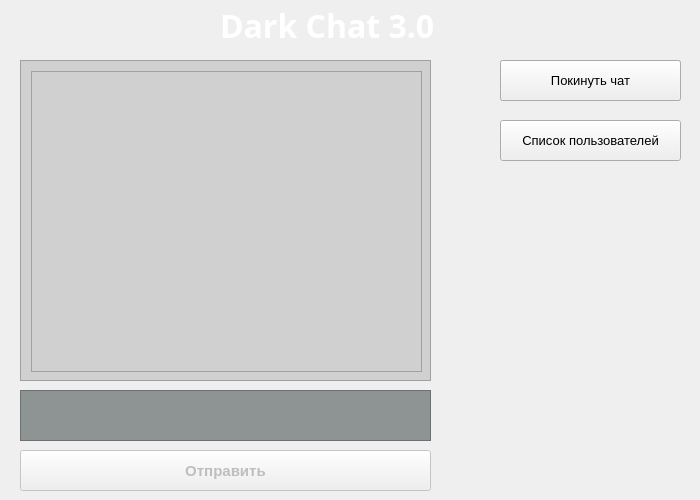
<?xml version="1.0" encoding="UTF-8"?>
<ui version="4.0">
 <class>Menu</class>
 <widget class="QMainWindow" name="Menu">
  <property name="enabled">
   <bool>true</bool>
  </property>
  <property name="geometry">
   <rect>
    <x>0</x>
    <y>0</y>
    <width>700</width>
    <height>500</height>
   </rect>
  </property>
  <property name="sizePolicy">
   <sizepolicy hsizetype="Fixed" vsizetype="Fixed">
    <horstretch>0</horstretch>
    <verstretch>0</verstretch>
   </sizepolicy>
  </property>
  <property name="minimumSize">
   <size>
    <width>700</width>
    <height>500</height>
   </size>
  </property>
  <property name="maximumSize">
   <size>
    <width>700</width>
    <height>500</height>
   </size>
  </property>
  <property name="windowTitle">
   <string>Dark Chat</string>
  </property>
  <property name="windowIcon">
   <iconset resource="res.qrc">
    <normaloff>:/img/images/back.jpg</normaloff>:/img/images/back.jpg</iconset>
  </property>
  <widget class="QWidget" name="centralwidget">
   <property name="minimumSize">
    <size>
     <width>700</width>
     <height>500</height>
    </size>
   </property>
   <property name="maximumSize">
    <size>
     <width>700</width>
     <height>500</height>
    </size>
   </property>
   <property name="styleSheet">
    <string notr="true">#centralwidget{background-image: url(:/img/images/back.jpg);}</string>
   </property>
   <widget class="QPushButton" name="active_users">
    <property name="geometry">
     <rect>
      <x>500</x>
      <y>120</y>
      <width>181</width>
      <height>41</height>
     </rect>
    </property>
    <property name="font">
     <font>
      <pointsize>10</pointsize>
     </font>
    </property>
    <property name="styleSheet">
     <string notr="true"/>
    </property>
    <property name="text">
     <string>Список пользователей</string>
    </property>
   </widget>
   <widget class="QLabel" name="Logo">
    <property name="geometry">
     <rect>
      <x>220</x>
      <y>10</y>
      <width>261</width>
      <height>31</height>
     </rect>
    </property>
    <property name="font">
     <font>
      <family>Noto Looped Lao Cond ExBd</family>
      <pointsize>24</pointsize>
      <weight>75</weight>
      <bold>true</bold>
      <underline>true</underline>
     </font>
    </property>
    <property name="styleSheet">
     <string notr="true">color: rgb(255, 255, 255);</string>
    </property>
    <property name="text">
     <string>Dark Chat 3.0</string>
    </property>
   </widget>
   <widget class="QScrollArea" name="text_pole">
    <property name="enabled">
     <bool>false</bool>
    </property>
    <property name="geometry">
     <rect>
      <x>20</x>
      <y>60</y>
      <width>411</width>
      <height>321</height>
     </rect>
    </property>
    <property name="styleSheet">
     <string notr="true">background-color: rgb(208, 208, 208);

</string>
    </property>
    <property name="widgetResizable">
     <bool>true</bool>
    </property>
    <widget class="QWidget" name="scrollAreaWidgetContents">
     <property name="geometry">
      <rect>
       <x>0</x>
       <y>0</y>
       <width>409</width>
       <height>319</height>
      </rect>
     </property>
     <widget class="QTextBrowser" name="text">
      <property name="geometry">
       <rect>
        <x>10</x>
        <y>10</y>
        <width>391</width>
        <height>301</height>
       </rect>
      </property>
     </widget>
    </widget>
   </widget>
   <widget class="QPushButton" name="send_button">
    <property name="enabled">
     <bool>false</bool>
    </property>
    <property name="geometry">
     <rect>
      <x>20</x>
      <y>450</y>
      <width>411</width>
      <height>41</height>
     </rect>
    </property>
    <property name="font">
     <font>
      <pointsize>11</pointsize>
      <weight>75</weight>
      <bold>true</bold>
     </font>
    </property>
    <property name="text">
     <string>Отправить</string>
    </property>
   </widget>
   <widget class="QTextEdit" name="send_pole">
    <property name="enabled">
     <bool>false</bool>
    </property>
    <property name="geometry">
     <rect>
      <x>20</x>
      <y>390</y>
      <width>411</width>
      <height>51</height>
     </rect>
    </property>
    <property name="styleSheet">
     <string notr="true">background-color: rgb(141, 148, 147);</string>
    </property>
   </widget>
   <widget class="QPushButton" name="get_chat_button">
    <property name="geometry">
     <rect>
      <x>500</x>
      <y>60</y>
      <width>181</width>
      <height>41</height>
     </rect>
    </property>
    <property name="font">
     <font>
      <pointsize>10</pointsize>
     </font>
    </property>
    <property name="text">
     <string>Зайти в чат</string>
    </property>
   </widget>
   <widget class="QPushButton" name="quit_chat">
    <property name="geometry">
     <rect>
      <x>500</x>
      <y>60</y>
      <width>181</width>
      <height>41</height>
     </rect>
    </property>
    <property name="font">
     <font>
      <pointsize>10</pointsize>
     </font>
    </property>
    <property name="text">
     <string>Покинуть чат</string>
    </property>
   </widget>
  </widget>
 </widget>
 <resources>
  <include location="res.qrc"/>
 </resources>
 <connections/>
</ui>
